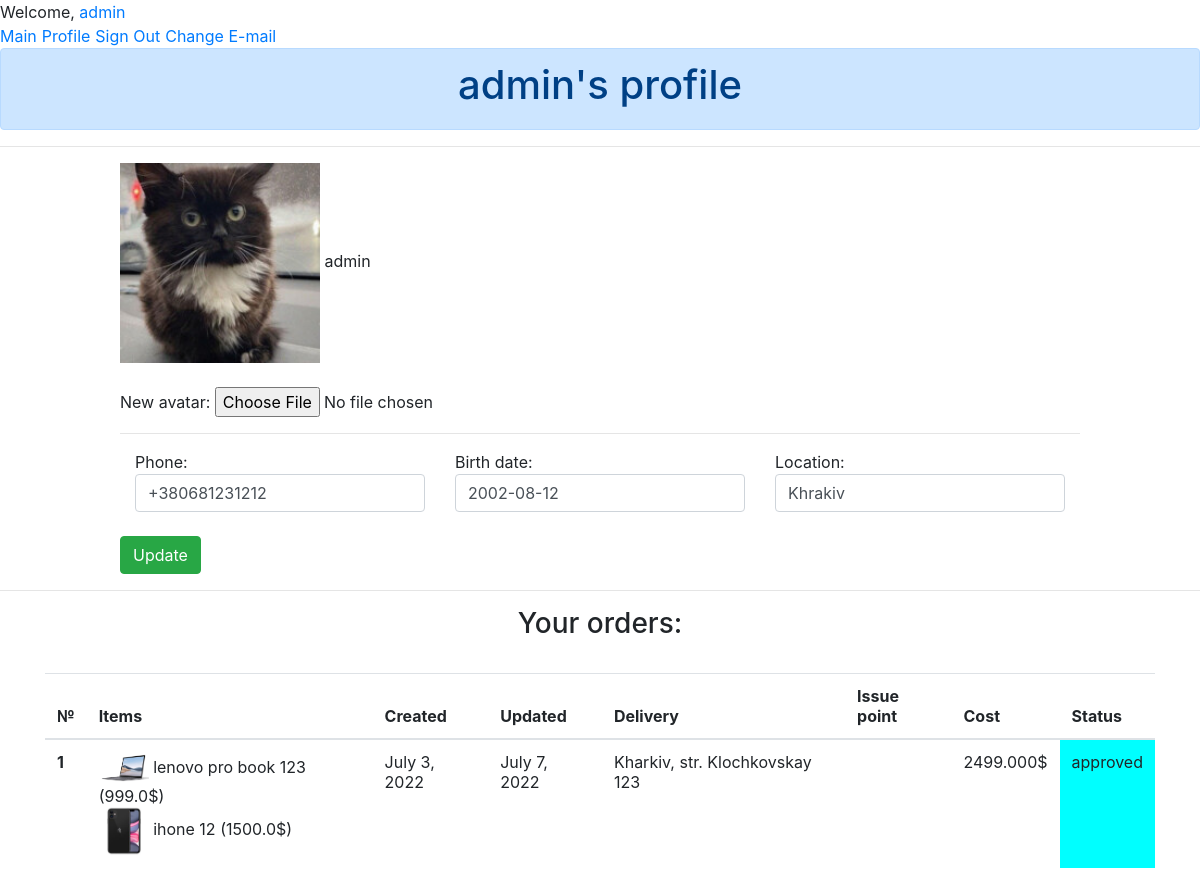
The app's page /user-profile/1/ (signed in) with its own data.
### app/models.py (models this page shows, shortened)
class Profile(models.Model):
    user = models.OneToOneField(User, on_delete=models.CASCADE)
    phone = models.CharField(max_length=15, blank=True, null=True)
    location = models.CharField(max_length=30, blank=True, null=True)
    birth_date = models.DateField(blank=True, null=True)
    profile_pic = models.ImageField(null=True, blank=True, upload_to="profiles_images/",
                                    default="profiles_images/ava.png")

class Order(models.Model):
    allowed_statuses = Choices('formed', 'approved', 'done')
    allowed_issue_points = Choices('Kiev, str. Peremohi 12', 'Kharkiv, str. Klochkovskay 123')
    status = models.CharField(max_length=15, choices=allowed_statuses, default=allowed_statuses.formed)
    user = models.ForeignKey(User, on_delete=models.CASCADE)
    items = models.ManyToManyField(Item)
    created = models.DateField(auto_now_add=True)
    updated = models.DateField(auto_now=True)
    full_name = models.CharField(max_length=60)
    phone = models.CharField(max_length=15)
    issue_point = models.CharField(max_length=50, choices=allowed_issue_points, blank=True)
    delivery_address = models.CharField(max_length=50, blank=True)
    total_cost = models.DecimalField(max_digits=7, decimal_places=3)

class Item(models.Model):
    title = models.CharField(max_length=100)
    price = models.FloatField()
    category = models.ForeignKey('Category', on_delete=models.CASCADE)
    slug = models.SlugField()
    description = RichTextField()
    image = models.ImageField()

### app/views.py (the view)
# urls.py: path('user-profile/<int:pk>/', show_profile, name='user_profile'),
def show_profile(request, pk):
    profile = get_object_or_404(Profile, user_id=pk)
    user = get_object_or_404(User, id=pk)
    if request.user == user or request.user.is_superuser:
        orders = Order.objects.filter(user_id=pk)
        for i in orders:
            print(i.items)
        user_form = UserProfileForm()
        if request.method == 'POST':
            profile_form = AddProfileInfoForm(request.POST,request.FILES,instance=profile)
            print(request.POST)
            if profile_form.is_valid():
                profile_form.save()
                return redirect('user_profile', pk)
            else:
                print(profile_form.errors.as_data())  # here you print errors to terminal
        else:
            profile_form = AddProfileInfoForm(
                {
                    'phone': user.profile.phone,
                    'birth_date': user.profile.birth_date,
                    'location': user.profile.location
                })
        context = {
            'user_profile': profile,
            'orders': orders,
            'user': user,
            'title': f"{user.username}'s profile",
            'profile_form': profile_form,
            'user_form': user_form,
        }
        return render(request, 'app/profile.html', context=context)
    else:
        raise Http404("Access forbidden. You can't see another user's profile")

### app/forms.py
class AddProfileInfoForm(forms.ModelForm):
    class Meta:
        model = Profile
        fields = ['phone', 'birth_date', 'profile_pic','location']
        widgets = {
            'phone': forms.TextInput(attrs={'class': 'form-control'}),
            'birth_date': forms.DateInput(attrs={'class': 'form-control'}),
            'location': forms.TextInput(attrs={'class': 'form-control'}),
        }

class UserProfileForm(forms.Form):
    pass

### app/templates/app/profile.html (shortened to what this page needs)
{% extends 'base.html' %}
{% load static %}
{% block head_text %}
    <div class="alert alert-primary" role="alert">
        <h1 align="center">{{ user_profile.user.username }}'s profile</h1>
    </div>
{% endblock %}
{% block body %}
    <div class="profile_content">
        <img id="profile_img" src="{{ user_profile.profile_pic.url }}">
        {{ user_profile.user.username }}<br><br>
        <form method="post" enctype="multipart/form-data">
            New avatar: {{ profile_form.profile_pic }}
            <hr>
            <div class="container">
                <div class="row">
                    <div class="col-sm">
                        Phone: {{ profile_form.phone }}
                    </div>
                    <div class="col-sm">
                        Birth date: {{ profile_form.birth_date }}
                    </div>
                    <div class="col-sm">
                        Location: {{ profile_form.location }}
                    </div>
                </div>
                <br>
            </div>
            <button type="submit" class="btn btn-success">Update</button>
    </div>
    <hr>
    <div class="container">
        {% if orders %}
            <h3 align="center"> Your orders: </h3><br>
            <table class="table">
                <thead>
                <tr>
                    <th scope="col">№</th>
                    <th scope="col">Items</th>
                    <th scope="col">Created</th>
                    <th scope="col">Updated</th>
                    <th scope="col">Delivery</th>
                    <th scope="col">Issue point</th>
                    <th scope="col">Cost</th>
                    <th scope="col">Status</th>
                </tr>
                </thead>
                <tbody>
                {% for order in orders %}
                    <tr>
                        <th scope="row">{{ order.id }}</th>
                        <td>
                        {% for item in order.items.all %}
                            <img width="50" src="{{ item.image.url }}">
                            {{ item.title }} ({{ item.price }}$)<br>
                         {% endfor %}
                        </td>
                        <td>{{ order.created }}</td>
                        <td>{{ order.updated }}</td>
                        <td>{{ order.issue_point }}</td>
                        <td>{{ order.delivery_address }}</td>
                        <td>{{ order.total_cost }}$</td>
                        {% if order.status == 'done' %}
                            <td bgcolor="#adff2f">{{ order.status }}</td>
                        {% else %}
                            <td bgcolor="aqua">{{ order.status }}</td>
                        {% endif %}
                    </tr>
                {% endfor %}
                </tbody>
            </table>
        {% else %}
            <h1 align="center">No orders </h1>
        {% endif %}
    </div>
{% endblock %}

### app/templates/base.html (shortened to what this page needs)
{% load static %}
{% load bootstrap4 %}
{% bootstrap_css %}
<!DOCTYPE html>
<html lang="en">
{% block head %}
    <head>
        <link href="{% static 'app/css/main.css' %}" rel="stylesheet">
        <link href="{% static 'app/css/comments.css' %}" rel="stylesheet">
    </head>
    <ul>
        {% if user.is_authenticated %}
            Welcome, <a href="{% url 'user_profile' request.user.id %}"> {{ request.user.username }}</a> <br>
            <li><a href="{% url 'main' %}">Main</a></li>
            <li><a href="{% url 'user_profile' request.user.id %}">Profile</a></li>
            <li><a href="{% url 'account_logout' %}">Sign Out</a></li>
            <li><a href="{% url 'account_email' %}">Change E-mail</a></li>
        {% else %}
            <li><a href="{% url 'main' %}">Main</a></li>
            <li><a href="{% url 'account_signup' %}">Sign Up</a></li>
            <li><a href="{% url 'account_login' %}">Sign In</a></li>
        {% endif %}
        <br>
    </ul>
    <body>
{% endblock %}
{% block head_text %}
{% endblock %}
<hr>
{% block body %}
{% endblock %}
</body>
</html>

### app/static/app/css/main.css (style rules this page uses)
#profile_img { width: 200px; height: 200px; }
.profile_content { margin-left: 10%; margin-right: 10%; }
ul { list-style: none; margin: 0; padding-left: 0; }
a { text-decoration: none; }
li { float: left; margin-right: 5px; }

### records on screen
Profile: user.username "admin", profile_pic (picture), phone "+380681231212", birth_date "2002-08-12", location "Khrakiv"
Order: id "1", created "July 3, 2022", updated "July 7, 2022", issue_point "Kharkiv, str. Klochkovskay 123", total_cost "2499.000", status "approved"
Item: image (picture), title "lenovo pro book 123", price "999.0"
Item: image (picture), title "ihone 12", price "1500.0"

### other values on screen
{{ request.user.username }} "admin"
